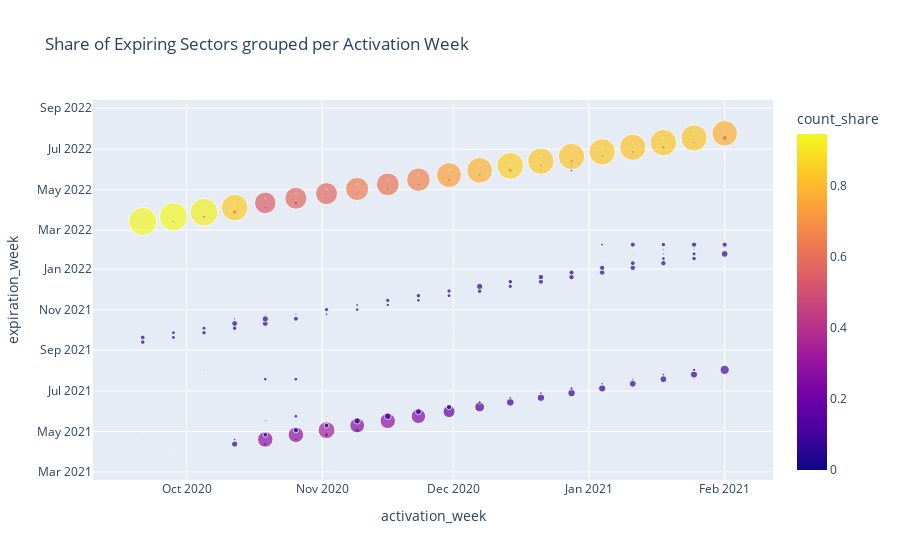

The notebook cell this image was saved under:
### Code cell
s = fig_df.groupby('activation_week').apply(lambda df: df.sector_count / df.sector_count.sum())
s.name = 'count_share'

z_df = fig_df.assign(count_share=s.values)

fig = px.scatter(z_df,
                 x='activation_week',
                 y='expiration_week',
                 size='count_share',
                 color='count_share',
                 title='Share of Expiring Sectors grouped per Activation Week')
fig.show()

### Figure 1 — Plotly figure (JSON) as saved in the notebook; plotly's stock layout.template omitted (floating-point values rounded to 4 significant figures; data arrays with more than 128 entries replaced by an {"elided": "..."} marker saying what was removed)
{"data": [{"hovertemplate": "activation_week=%{x}<br>expiration_week=%{y}<br>count_share=%{marker.color}<extra></extra>", "legendgroup": "", "marker": {"color": {"elided": "418 float values"}, "coloraxis": "coloraxis", "size": {"elided": "418 float values"}, "sizemode": "area", "sizeref": 0.002367, "symbol": "circle"}, "mode": "markers", "name": "", "orientation": "v", "showlegend": false, "type": "scatter", "x": {"elided": "418 str values"}, "xaxis": "x", "y": {"elided": "418 str values"}, "yaxis": "y"}], "layout": {"coloraxis": {"colorbar": {"title": {"text": "count_share"}}, "colorscale": [[0, "#0d0887"], [0.1111, "#46039f"], [0.2222, "#7201a8"], [0.3333, "#9c179e"], [0.4444, "#bd3786"], [0.5556, "#d8576b"], [0.6667, "#ed7953"], [0.7778, "#fb9f3a"], [0.8889, "#fdca26"], [1, "#f0f921"]]}, "legend": {"itemsizing": "constant", "tracegroupgap": 0}, "title": {"text": "Share of Expiring Sectors grouped per Activation Week"}, "xaxis": {"anchor": "y", "domain": [0, 1], "title": {"text": "activation_week"}}, "yaxis": {"anchor": "x", "domain": [0, 1], "title": {"text": "expiration_week"}}}}
